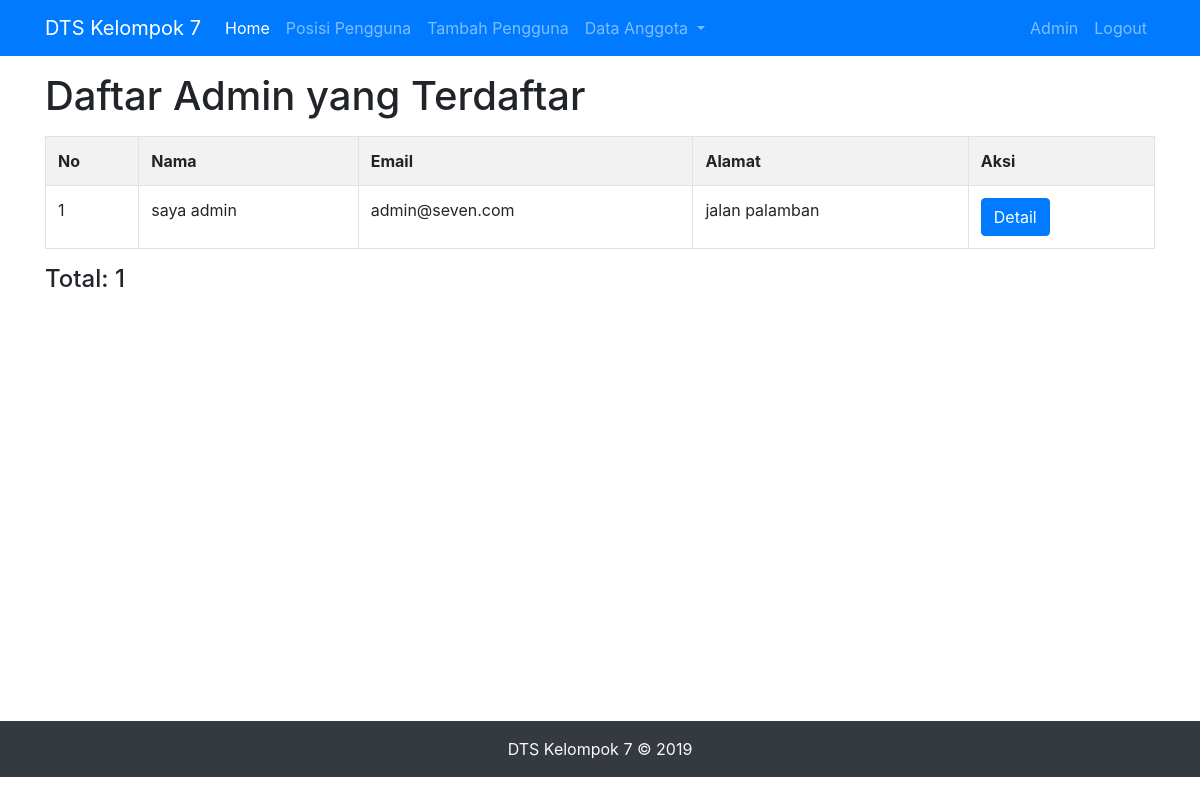
Screenshot of /admin/admin.php (signed in) with the database file from the repository.
### tables this page shows
CREATE TABLE `pengguna` (
  `nik` int(11) NOT NULL,
  `nama` varchar(40) NOT NULL,
  `email` varchar(100) NOT NULL,
  `alamat` varchar(100) NOT NULL
);

### admin/admin.php (the view)
<?php
require_once '../config/koneksi.php';
$query = "SELECT p.nik, p.nama, p.email, p.alamat FROM pengguna p INNER JOIN mapping m ON p.nik = m.nik WHERE m.id_posisi = '1'";
$hasil = $db->query($query);
$total = $hasil->num_rows;
?>
<?php require_once 'header.php' ?>
<div class="container py-3" style="min-height: 83.1vh">
  <h1>Daftar Admin yang Terdaftar</h1>
  <table class="table table-striped table-bordered my-3">
    <tr>
      <th>No</th>
      <th>Nama</th>
      <th>Email</th>
      <th>Alamat</th>
      <th>Aksi</th>
    </tr>
    <?php $no = 1; ?>
    <?php while ($data = $hasil->fetch_assoc()) : ?>
      <tr>
        <td><?= $no ?></td>
        <td><?= $data['nama'] ?></td>
        <td><?= $data['email'] ?></td>
        <td><?= $data['alamat'] ?></td>
        <td>
          <a href="detail.php?id=<?= $data['nik'] ?>" class="btn btn-primary">Detail</a>
        </td>
      </tr>
      <?php $no++; ?>
    <?php endwhile; ?>
  </table>
  <h4>Total: <?= $total ?></h4>
</div>
<?php require_once 'footer.php' ?>

### rows the page displays
pengguna: nama "saya admin", email "admin@seven.com", alamat "jalan palamban"

### other values shown
$total "1"
